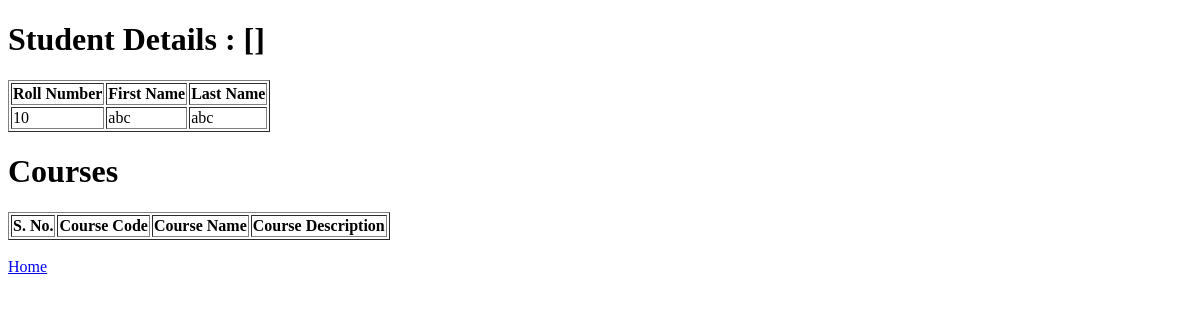
Page /student/10 on the earlier database version.
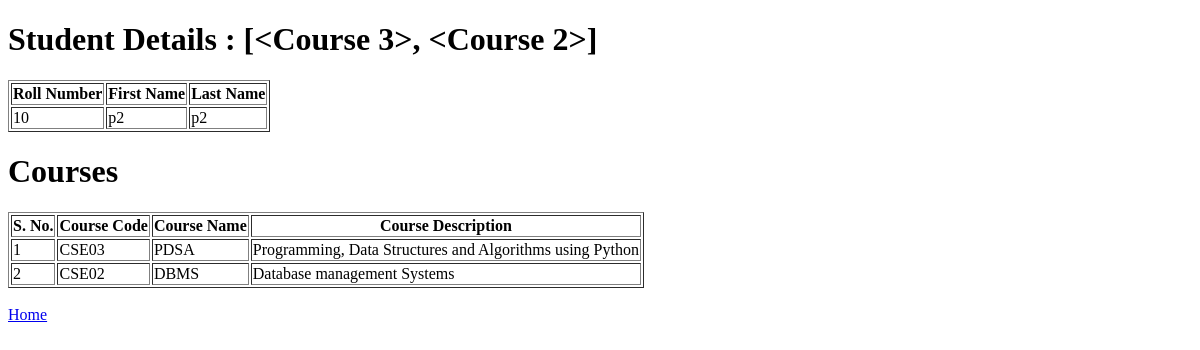
Same page on the later database version.
### application/models.py (models this page shows)
class Student(db.Model):
    __tablename__ = 'student'
    student_id = db.Column(db.Integer, autoincrement=True, primary_key=True)
    roll_number = db.Column(db.String, unique=True, nullable=False)
    first_name = db.Column(db.String, nullable=False)
    last_name = db.Column(db.String)
    courses= db.relationship('Course', secondary='enrollments')

class Course(db.Model):
    __tablename__ = 'course'
    course_id = db.Column(db.Integer, autoincrement=True, primary_key=True)
    course_code = db.Column(db.String, unique=True, nullable=False)
    course_name = db.Column(db.String, nullable=False)
    course_description = db.Column(db.String)
    students = db.relationship('Student', secondary='enrollments' )

### application/controllers.py (the view)
@app.route("/student/<rollno>", methods=["GET"])
def student_details(rollno):
    student = Student.query.filter_by(roll_number=rollno).first()
    return render_template("student_details.html", student=student ,len=len(student.courses))

### templates/student_details.html (shortened to what this page needs)
<!DOCTYPE html>
<html lang="en">
<head>
</head>
<body>
    <h1>Student Details : {{student.courses}}</h1>
    <table id = "personal-details" border="1">
        <tr>
        <th>Roll Number</th>
        <th>First Name</th>
        <th>Last Name</th>
        </tr>
        <tr>
        <td>{{student.roll_number}}</td>
        <td>{{student.first_name}}</td>
        <td>{{student.last_name}}</td>
        </tr>
    </table>
    <h1> Courses</h1>
    <table id = "enroll-table" border="1">
        <tr>
        <th>S. No.</th>
        <th>Course Code</th>
        <th>Course Name</th>
        <th>Course Description</th>
        </tr>
        {% for i in range(0,len) %}
        <tr>
        <td>{{i+1}}</td>
        <td>{{student.courses[i].course_code}}</td>
        <td>{{student.courses[i].course_name}}</td>
        <td>{{student.courses[i].course_description}}</td>
        </tr>
        {% endfor %}
        </table>
        <br>
    <a href="/">Home</a>
</body>
</html>

Differences in the rows shown:
changed Student: first_name "abc" → "p2"; last_name "abc" → "p2"
now on this page (row unchanged): Course: course_code "CSE03", course_name "PDSA", course_description "Programming, Data Structures and Algorithms using Python"
now on this page (row unchanged): Course: course_code "CSE02", course_name "DBMS", course_description "Database management Systems"
Other differences:
{{ student.courses }}: "[]" → "[<Course 3>, <Course 2>]"
new list line: "1"
new list line: "2"
